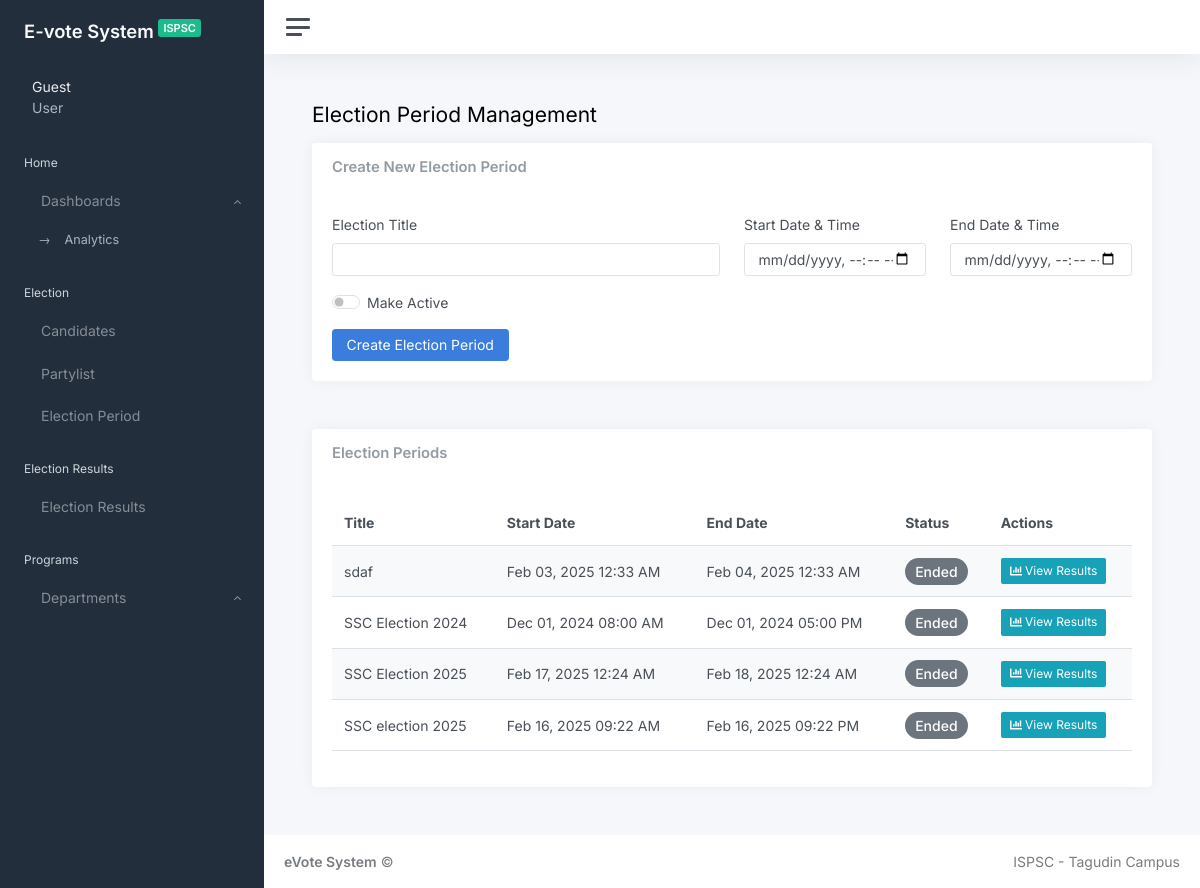
Page /admin/electionperiod.php on the committed database.
### tables this page shows
CREATE TABLE `election_settings` (
  `id` int(11) NOT NULL,
  `election_title` varchar(255) NOT NULL,
  `election_start` datetime NOT NULL,
  `election_end` datetime NOT NULL,
  `is_active` tinyint(1) NOT NULL DEFAULT 0,
  `created_at` datetime DEFAULT current_timestamp(),
  `updated_at` datetime DEFAULT current_timestamp() ON UPDATE current_timestamp(),
  `status` varchar(20) DEFAULT 'inactive'
);

### config/init.php (called while the page is built, shortened)
<?php
spl_autoload_register(function ($class) {
    $file = __DIR__. '/../E/'. $class .'.php';
    $db = __DIR__. '/../db/'. $class .'.php';
});

### db/Database.php (called while the page is built, shortened)
<?php
class Database extends PDO{
    private static  $_instance;
    public static function getInstance(): Database
    {
        if ( self::$_instance === null )
            self::$_instance = new self(DB_HOST, DB_NAME, DB_USER, DB_PASS);
        return self::$_instance;
    }
}

### E/Session.php (called while the page is built, shortened)
<?php
class Session extends \SessionHandler
{
    public static function getSession($index){
        return $_SESSION[$index] ?? null;
    }
}

### E/User.php (called while the page is built, shortened)
<?php
class User
{
    private Database $db;
    public function __construct(){
        $this->db = Database::getInstance();
    }
    public function getUserData($id){
        $sql = "SELECT * FROM `users` INNER JOIN `user_details` ON user_details.user_id = users.user_id WHERE users.user_id = :uid";
        $stmt = $this->db->prepare($sql);
        $stmt->bindParam("uid", $id, PDO::PARAM_INT);
        $stmt->execute();
            return $stmt->fetch(PDO::FETCH_ASSOC);
    }
}

### admin/electionperiod.php (the view, shortened to what this page needs)
<?php
            include_once __DIR__ . "/../config/init.php";
        ?>
    <!DOCTYPE html>
    <html lang="en">
    <head>
        <link href="css/light.css" rel="stylesheet">
        <link rel="stylesheet" href="https://atugatran.github.io/FontAwesome6Pro/css/all.min.css">
    </head>
    <body data-theme="default" data-layout="fluid" data-sidebar-position="left" data-sidebar-layout="default">
        <div class="wrapper">
            <?php
            include_once 'includes/sidebar.php';
        ?>
            <div class="main">
                <?php
                include_once 'includes/navbar.php';
            ?>
                <main class="content">
                    <div class="container-fluid p-0">
                        <div class="mb-3">
                            <h1 class="h3 d-inline align-middle">Election Period Management</h1>
                        </div>
                        <?php
                        $stmt = $db->query("SELECT COUNT(*) FROM election_settings WHERE is_active = 1");
                        $activeElectionCount = $stmt->fetchColumn();
                        ?>
                        <div class="row">
                            <div class="col-12">
                                <div class="card">
                                    <div class="card-header">
                                        <h5 class="card-title mb-0">Create New Election Period</h5>
                                    </div>
                                    <div class="card-body">
                                        <?php if ($activeElectionCount > 0): ?>
                                            <div class="alert alert-warning">
                                                Cannot create new election period while another election is active.
                                            </div>
                                        <?php else: ?>
                                        <form id="addElectionForm">
                                            <div class="row">
                                                <div class="col-md-6">
                                                    <div class="mb-3">
                                                        <label class="form-label">Election Title</label>
                                                        <input type="text" class="form-control" name="election_title" required>
                                                    </div>
                                                </div>
                                                <div class="col-md-3">
                                                    <div class="mb-3">
                                                        <label class="form-label">Start Date & Time</label>
                                                        <input type="datetime-local" class="form-control" name="election_start" required>
                                                    </div>
                                                </div>
                                                <div class="col-md-3">
                                                    <div class="mb-3">
                                                        <label class="form-label">End Date & Time</label>
                                                        <input type="datetime-local" class="form-control" name="election_end" required>
                                                    </div>
                                                </div>
                                            </div>
                                            <div class="mb-3">
                                                <div class="form-check form-switch">
                                                    <input class="form-check-input" type="checkbox" name="is_active" id="is_active">
                                                    <label class="form-check-label" for="is_active">Make Active</label>
                                                </div>
                                            </div>
                                            <button type="submit" class="btn btn-primary">Create Election Period</button>
                                        </form>
                                        <?php endif; ?>
                                    </div>
                                </div>
                            </div>
                        </div>
                        <div class="row mt-4">
                            <div class="col-12">
                                <div class="card">
                                    <div class="card-header">
                                        <h5 class="card-title mb-0">Election Periods</h5>
                                    </div>
                                    <div class="card-body">
                                        <table class="table table-striped">
                                            <thead>
                                                <tr>
                                                    <th>Title</th>
                                                    <th>Start Date</th>
                                                    <th>End Date</th>
                                                    <th>Status</th>
                                                    <th>Actions</th>
                                                </tr>
                                            </thead>
                                            <tbody>
                                                <?php
                                                $stmt = $db->query("SELECT * FROM election_settings ORDER BY created_at DESC");
                                                $elections = $stmt->fetchAll(PDO::FETCH_ASSOC);
                                                foreach ($elections as $election) {
                                                    $currentTime = new DateTime();
                                                    $endTime = new DateTime($election['election_end']);
                                                    $status = '';
                                                    $statusClass = '';
                                                    if ($election['is_active']) {
                                                        if ($currentTime > $endTime) {
                                                            $status = 'Ended';
                                                            $statusClass = 'status-ended';
                                                        } else {
                                                            $status = 'Active';
                                                            $statusClass = 'status-active';
                                                        }
                                                    } else {
                                                        if ($currentTime > $endTime) {
                                                            $status = 'Ended';
                                                            $statusClass = 'status-ended';
                                                        } else {
                                                            $status = 'Inactive';
                                                            $statusClass = 'status-inactive';
                                                        }
                                                    }
                                                    echo "<tr>";
                                                    echo "<td>" . htmlspecialchars($election['election_title']) . "</td>";
                                                    echo "<td>" . date('M d, Y h:i A', strtotime($election['election_start'])) . "</td>";
                                                    echo "<td>" . date('M d, Y h:i A', strtotime($election['election_end'])) . "</td>";
                                                    echo "<td><span class='status-badge {$statusClass}'>{$status}</span></td>";
                                                    echo "<td>";
                                                    if ($status !== 'Ended') {
                                                        echo "<button class='btn btn-sm btn-primary edit-election' data-id='" . $election['id'] . "'><i class='fas fa-edit'></i></button> ";
                                                        echo "<button class='btn btn-sm " . ($election['is_active'] ? 'btn-danger' : 'btn-success') . " toggle-status' data-id='" . $election['id'] . "'>"
                                                            . ($election['is_active'] ? '<i class="fas fa-times"></i> Deactivate' : '<i class="fas fa-check"></i> Activate') . "</button>";
                                                    } else {
                                                        echo "<a href='election-results.php?election_id=" . $election['id'] . "' class='btn btn-sm btn-info'><i class='fas fa-chart-bar'></i> View Results</a>";
                                                    }
                                                    echo "</td>";
                                                    echo "</tr>";
                                                }
                                                ?>
                                            </tbody>
                                        </table>
                                    </div>
                                </div>
                            </div>
                        </div>
                    </div>
                </main>
                <footer class="footer">
                    <div class="container-fluid">
                        <div class="row text-muted">
                            <div class="col-6 text-start">
                                <p class="mb-0">
                                <a target="_blank" class="text-muted"><strong>eVote System</strong></a> &copy;
                            </p>
                        </div>
                        <div class="col-6 text-end">
                            <ul class="list-inline">
                                <li class="list-inline-item">
                                <a class="text-muted" href="#">ISPSC - Tagudin Campus</a>
                                </li>
                                </ul>
                            </div>
                        </div>
                    </div>
                </footer>
            </div>
        </div>
    </body>
    </html>

### admin/includes/sidebar.php (shortened to what this page needs)
<?php
$user = new User();
$userData = $user->getUserData($_SESSION['uid'] ?? 0);
$username = htmlspecialchars($userData['username'] ?? 'Guest');
$role = htmlspecialchars($userData['role'] ?? 'User');
?>
<nav id="sidebar" class="sidebar js-sidebar">
    <div class="sidebar-content js-simplebar">
        <a class='sidebar-brand'>
					<span class="sidebar-brand-text align-middle">
						E-vote System
						<sup><small class="badge bg-success text-uppercase">ISPSC</small></sup>
					</span>
        </a>
        <div class="sidebar-user">
            <div class="d-flex justify-content-center">
                <div class="flex-grow-1 ps-2">
                    <a class="sidebar-user-title" href="#" >
                        <?= $username ?>
                    </a>
                    <div class="sidebar-user-subtitle"><?= $role ?></div>
                </div>
            </div>
        </div>
        <ul class="sidebar-nav">
            <li class="sidebar-header">
                Home
            </li>
            <li class="sidebar-item">
                <a data-bs-target="#dashboards" data-bs-toggle="collapse" class="sidebar-link">
                    <i class="align-middle" data-feather="sliders"></i> <span class="align-middle">Dashboards</span>
                </a>
                <ul id="dashboards" class="sidebar-dropdown list-unstyled collapse show" data-bs-parent="#sidebar">
                    <li class="sidebar-item" ><a class='sidebar-link' href='index.php'>Analytics</a></li>
                </ul>
            </li>
            <ul class="sidebar-nav">
            <li class="sidebar-header">
                Election
            </li>
            <li class="sidebar-item">
                <a class='sidebar-link' href='candidates.php'>
                    <i class="align-middle" data-feather="user"></i> <span class="align-middle">Candidates</span>
                </a>
            </li>
            <li class="sidebar-item">
            <a class='sidebar-link' href='partylist.php'>
                    <i class="align-middle" data-feather="check-square"></i> <span class="align-middle">Partylist</span>
                </a>
            </li>
            <li class="sidebar-item">
                <a class='sidebar-link' href='electionperiod.php'>
                    <i class="align-middle" data-feather="clock"></i> <span class="align-middle">Election Period</span>
                </a>
            </li>
            </ul>
            <ul class="sidebar-nav">
        <li class="sidebar-header">
               Election Results
            </li>
            <li class="sidebar-item">
                <a class="sidebar-link" href="election-results.php">
                    <span class="align-middle">Election Results</span>
                </a>
            </li>
            <ul class="sidebar-nav">
            <li class="sidebar-header">
               Programs
            </li>
            <li class="sidebar-item">
    <a data-bs-target="#icons" data-bs-toggle="collapse" class="sidebar-link">
        <i class="align-middle" data-feather="grid"></i> <span class="align-middle">Departments</span>
    </a>
        </li>
    </div>
    </nav>

### admin/includes/navbar.php (shortened to what this page needs)
<nav class="navbar navbar-expand navbar-light navbar-bg">
    <a class="sidebar-toggle js-sidebar-toggle">
        <i class="hamburger align-self-center"></i>
    </a>
    <div class="navbar-collapse collapse">
        <ul class="navbar-nav navbar-align">
            <li class="nav-item dropdown">
                <a class="nav-icon dropdown-toggle" href="#" id="alertsDropdown" data-bs-toggle="dropdown">
                    <div class="position-relative">
            <li class="nav-item dropdown">
                <a class="nav-icon pe-md-0 dropdown-toggle" href="#" data-bs-toggle="dropdown">
                </a>
            </li>
        </ul>
    </div>
</nav>

### admin/electionperiod.php (style rules this page uses)
body { opacity: 0; }
th { vertical-align: middle; }
table thead th, table tbody td { padding: 12px; vertical-align: middle; }
.status-badge { padding: 5px 10px; border-radius: 15px; font-weight: 500; }
.status-ended { background-color: #6c757d; color: white; }

### rows in the picture
election_settings: election_title "sdaf", election_start "Feb 03, 2025 12:33 AM", election_end "Feb 04, 2025 12:33 AM", election_end "Ended"
election_settings: election_title "SSC Election 2024", election_start "Dec 01, 2024 08:00 AM", election_end "Dec 01, 2024 05:00 PM", election_end "Ended"
election_settings: election_title "SSC Election 2025", election_start "Feb 17, 2025 12:24 AM", election_end "Feb 18, 2025 12:24 AM", election_end "Ended"
election_settings: election_title "SSC election 2025", election_start "Feb 16, 2025 09:22 AM", election_end "Feb 16, 2025 09:22 PM", election_end "Ended"

### other values in the picture
$username "Guest"
$role "User"
